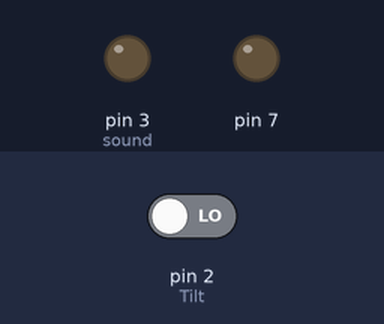
A sketch run on a simulated Arduino Uno, built with avr-gcc and run on an emulated ATmega328P. On the bench: output pins drawn as LEDs (lit = HIGH). Inputs (shaded band) come from the test bench; at power-on: pin 2 (Tilt) LOW.

Above: at 1.2 s.
1.3 s: pin 2 (Tilt) driven HIGH
At 2.4 s:
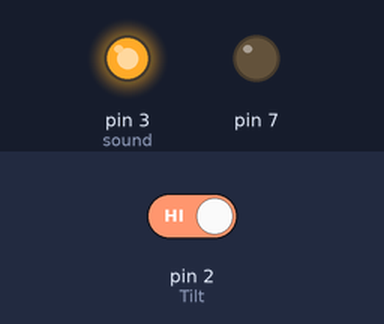
Timing chart, 0 to 4.3 s (numbered marks = the images above; inputs shaded):
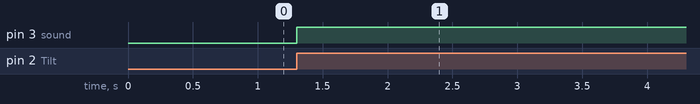

The sketch:

SerialInterrupt.ino
```cpp
int Tilt = 2;
int sound = 3;
int TiltState =0;

void setup() {
  Serial.begin(9600);
  pinMode(Tilt, INPUT);
  attachInterrupt(digitalPinToInterrupt(Tilt), Tilt_ISR, RISING);
  attachInterrupt(digitalPinToInterrupt(Tilt), Sound_ISR, RISING);
  pinMode(7,OUTPUT);
  pinMode(sound,OUTPUT);

}

void loop() {
  if (TiltState) {
    Serial.println("Tilt on");
  TiltState=0;
  digitalWrite(7,LOW);
  digitalWrite(sound,LOW);
  }
delay(300);
}

void Tilt_ISR(){
  TiltState=1;
  digitalWrite(7,HIGH);
}
void Sound_ISR(){
  digitalWrite(sound,HIGH);
}
```

Measured:
- after the input at 1.3 s, pin 3 (sound): LOW → HIGH at once
